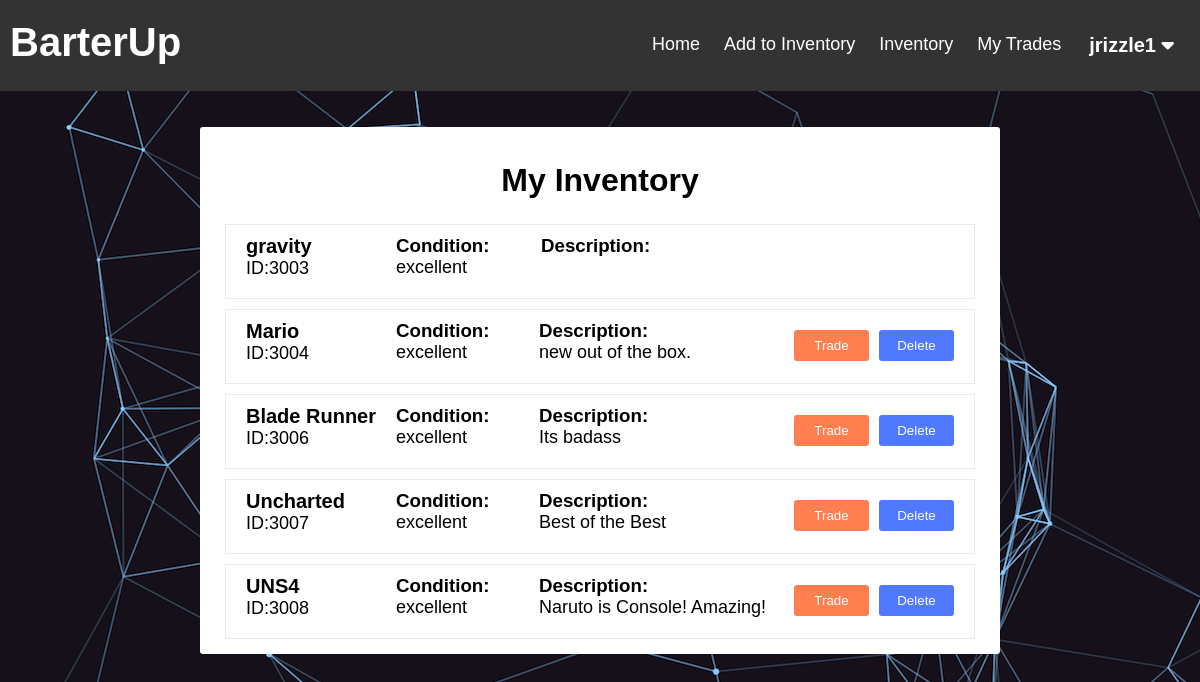
/BarterUp/inventory.php (signed in), run on the app's committed database.
### tables this page shows
CREATE TABLE `user` (
  `user_id` bigint(20) UNSIGNED NOT NULL,
  `username` varchar(45) NOT NULL,
  `password` varchar(45) NOT NULL
);

CREATE TABLE `item` (
  `item_id` smallint(5) UNSIGNED NOT NULL,
  `user_id` bigint(20) UNSIGNED NOT NULL,
  `category_id` bigint(20) UNSIGNED NOT NULL,
  `description` tinytext DEFAULT NULL,
  `item_condition` varchar(45) DEFAULT NULL,
  `item_name` varchar(45) NOT NULL
);

### BarterUp/functions.php (called while the page is built, shortened)
<?php
function check_login($con)
{
	if (isset($_SESSION['user_id'])) {
		$id = $_SESSION['user_id'];
		$query = "select * from user where user_id = '$id' limit 1";
		$result = mysqli_query($con, $query);
		if ($result && mysqli_num_rows($result) > 0) {
			$user_data = mysqli_fetch_assoc($result);
			return $user_data;
		}
	}
	die;
}

### BarterUp/inventory.php (the view, shortened to what this page needs)
<?php
include("config.php");
include("functions.php");
$user_data = check_login($con);
?>
<!DOCTYPE html>
<html lang="en">
<head>
    <link rel="stylesheet" href="./inventory.css?v=<?php echo time(); ?>">
</head>
<body>
    <?php include("./header.php"); ?>
        <div class="wrapper">
        <div class="view_main">
        <div class="page_name">
        <h1>My Inventory</h1>
        </div>
            <div class="view_wrap list-view" style="display:block;">
               <?php
                $query = "select * from item where user_id = '".$_SESSION['user_id']."'; ";
                $result = mysqli_query($con, $query);
                if ($result && mysqli_num_rows($result) > 0) {
                     while($row= mysqli_fetch_assoc($result)) {
                        $query2 = "select * from trades where '".$row['item_id']."' = item_id_initiator or '".$row['item_id']."' = item_id_tradee";
                        $result2 = mysqli_query($con, $query2);
                        echo
                        '<div class="view_item">
                            <div class="vi_left">
                                <p class="title">'.$row['item_name'].'</p>
                                <p class="content">ID:'.$row['item_id'].'</p>
                            </div>
                            <div class="vi_middle">
                                <h3>Condition:</h3>
                                <p class="content">'.$row['item_condition'].'</p>
                            </div>
                            <div class="vi_right">
                                <h3>Description:</h3>
                                <p class="content">'.$row['description'].'</p>
                            </div>';
                            if(mysqli_num_rows($result2) == 0) { echo '
                            <div class="vi_rightmost">
                            <form method="post" action=""><input type="submit" name="trade_submit_'.$row['item_id'].'" class="btn btn-primary" value="Trade"></form>
                            </div>
                            <div class="vi_rightmostmost">
                            <form method="post" action=""><input type="submit" class="delete-button" name="trade_delete_'.$row['item_id'].'" class="btn btn-primary" value="Delete"></form>
                            </div>'; } echo '
                         </div> ';
                    }
                }
               ?>
            </div>
        </div>
    </div>
</body>
</html>

### BarterUp/header.php (shortened to what this page needs)
<!DOCTYPE html>
<html lang="en">
<head>
  <link rel="stylesheet" href="./header.css?v=<?php echo time(); ?>">
</head>
<body>
  <div class="header-right">
    <div class="header">
      <p>BarterUp</p>
    </div>
    <div class="user-drop">
      <button class="user-dropbtn"><?php echo $user_data['username']; ?>
        <i class="fas fa-caret-down"></i>
      </button>
    </div>
    <a href="./myTrades.php">My Trades</a>
    <a href='./inventory.php'>Inventory</a>
    <a href='./addInventory.php'>Add to Inventory</a>
    <a href="./currentTrades.php">Home</a>
  </div>
</body>
</html>

### BarterUp/inventory.css (style rules this page uses)
.wrapper { width: 800px; margin-top: 50px; margin: 3% auto 3% auto; }
* { font-family: 'Montserrat', sans-serif; list-style: none; margin: 0; box-sizing: border-box; }
body { background: #ebecf1; position: relative; }
h1 { text-align: center; }
.page_name { width: 400px; margin: 5px auto; background: #fff; padding: 15px; border-radius: 2px; }
.view_main { background-color: #fff; border-radius: 3px; padding: 15px; }
.list-view .view_item { border: 1px solid #e2efe1; margin: 10px; padding: 10px 20px; display: flex; height: 75px; max-height: 100px; }
.list-view .view_item:last-child { margin-bottom: 0; }
.list-view .view_item .vi_left { width: 300px; max-width: 150px; }
.list-view .view_item .vi_middle { width: 100px; margin-right: 45px; }
.list-view .view_item .vi_right { width: 250px; }
.list-view .view_item .vi_rightmost { margin-top: 10px; margin-left: 10px; }
.list-view .view_item .vi_rightmostmost { margin-left: 10px; margin-top: 10px; }
.view_item .title { font-size: 20px; font-weight: 600; }
.view_item .content { font-size: 18px; }
.view_item .btn { width: 75px; background: #FF7F50; color: #fff; border: none; border-radius: 3px; padding: 8px 5px; text-align: center; font-weight: 200; cursor: pointer; }
.delete-button { width: 75px; background: #5079ff; color: #fff; border: none; border-radius: 3px; padding: 8px 5px; text-align: center; font-weight: 200; cursor: pointer; }

### BarterUp/header.css (style rules this page uses)
body { background-image: url("backgroundstuff.png"); }
.header-right { overflow: hidden; background-color: #333; padding: 20px 10px; }
.header-right a { float: right; color: white; text-align: center; padding: 12px; text-decoration: none; font-size: 18px; line-height: 25px; border-radius: 4px; }
.user-drop { float: right; overflow: hidden; }
.user-drop .user-dropbtn { font-size: 20px; font-weight: 600; border: none; outline: none; color: white; padding: 14px 16px; background-color: inherit; font-family: inherit; margin: 0; }
.header { float: left; color: white; font-size: 40px; font-weight: 600; }

### data on the page
user: username "jrizzle1"
item: item_name "gravity", item_id "3003", item_condition "excellent"
item: item_name "Mario", item_id "3004", item_condition "excellent", description "new out of the box."
item: item_name "Blade Runner", item_id "3006", item_condition "excellent", description "Its badass"
item: item_name "Uncharted", item_id "3007", item_condition "excellent", description "Best of the Best"
item: item_name "UNS4", item_id "3008", item_condition "excellent", description "Naruto is Console! Amazing!"
